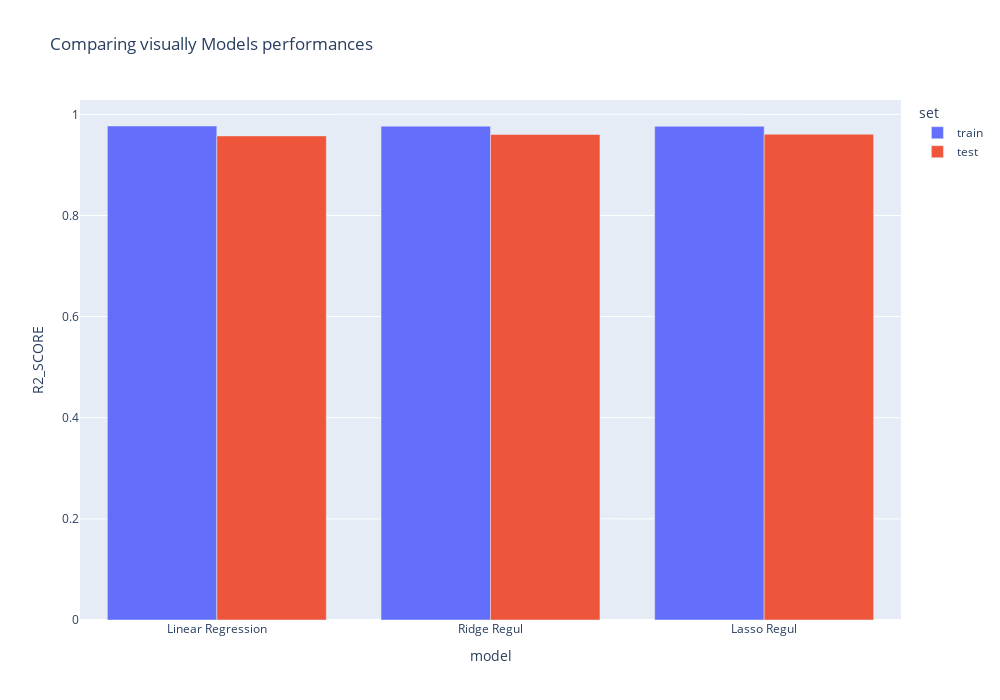

Notebook code cell kept with this figure:
### Code cell
perf_final_df = perf_final_df.sort_values(by = ['set', 'R2_SCORE'], ascending = False)
fig = px.bar(perf_final_df, x = "model", y = 'R2_SCORE', color = 'set', barmode = 'group', width = 1000, height=700, title='Comparing visually Models performances')
fig.show()

### Figure 1 — Plotly figure (JSON) as saved in the notebook; plotly's stock layout.template omitted (floating-point values rounded to 4 significant figures)
{"data": [{"alignmentgroup": "True", "hovertemplate": "set=train<br>model=%{x}<br>R2_SCORE=%{y}<extra></extra>", "legendgroup": "train", "marker": {"color": "#636efa", "pattern": {"shape": ""}}, "name": "train", "offsetgroup": "train", "orientation": "v", "showlegend": true, "textposition": "auto", "type": "bar", "x": ["Linear Regression", "Ridge Regul", "Lasso Regul"], "xaxis": "x", "y": [0.9769, 0.9766, 0.9763], "yaxis": "y"}, {"alignmentgroup": "True", "hovertemplate": "set=test<br>model=%{x}<br>R2_SCORE=%{y}<extra></extra>", "legendgroup": "test", "marker": {"color": "#EF553B", "pattern": {"shape": ""}}, "name": "test", "offsetgroup": "test", "orientation": "v", "showlegend": true, "textposition": "auto", "type": "bar", "x": ["Lasso Regul", "Ridge Regul", "Linear Regression"], "xaxis": "x", "y": [0.9608, 0.9601, 0.9573], "yaxis": "y"}], "layout": {"barmode": "group", "height": 700, "legend": {"title": {"text": "set"}, "tracegroupgap": 0}, "title": {"text": "Comparing visually Models performances"}, "width": 1000, "xaxis": {"anchor": "y", "domain": [0, 1], "title": {"text": "model"}}, "yaxis": {"anchor": "x", "domain": [0, 1], "title": {"text": "R2_SCORE"}}}}
